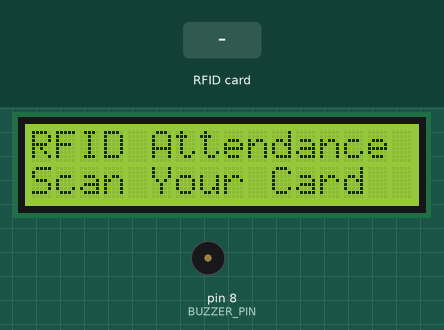
Simulated run of this sketch. Board: Arduino Uno, built with avr-gcc and run on an emulated ATmega328P. Shown: 16×2 character LCD, buzzer (waves = sounding). The inputs (shaded band) are chosen by the test bench. What the sketch prints to the serial monitor is not drawn.

Above: at 1.3 s.
1.4 s: RFID card DE AD BE EF held to the reader
At 1.53 s:
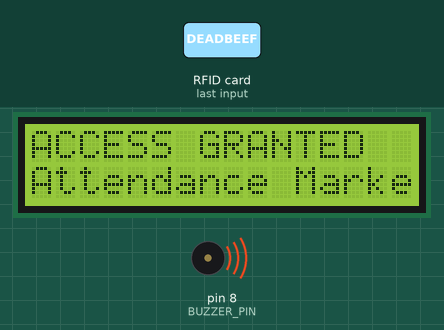
At 2.5 s:
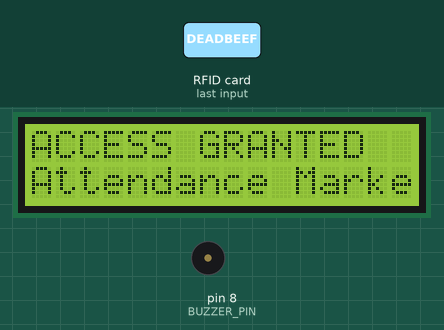
4.4 s: RFID card 5E 7A 19 C4 held to the reader
At 6.0 s:
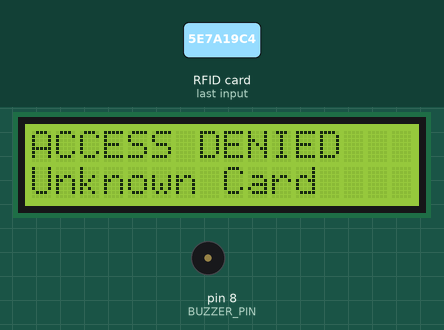
Timing chart, 0 to 7.5 s (numbered marks = the images above; inputs shaded):
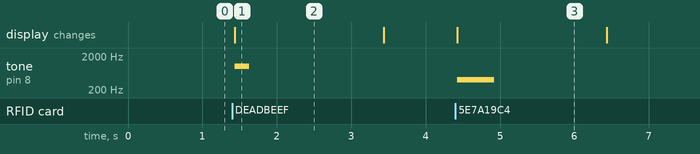

Measured:
- after the input at 1.4 s, tone on pin 8 (BUZZER_PIN): silent → 1000 Hz at once, → silent 0.20 s later; the display: changes at once (image 1)
- after the input at 4.4 s, tone on pin 8 (BUZZER_PIN): silent → 400 Hz at once, → silent 0.50 s later; the display: changes at once (image 3)
- what the display in image 1 shows lasts 2.0 s, from 1.4 s to 3.4 s

The sketch:

smart_rfid_attendance.ino
```cpp
#include <SPI.h>
#include <MFRC522.h>
#include <LiquidCrystal.h>

#define SS_PIN 10
#define RST_PIN 9
#define BUZZER_PIN 8

MFRC522 rfid(SS_PIN, RST_PIN);
LiquidCrystal lcd(2, 3, 4, 5, 6, 7);

// Replace this UID with your authorized RFID card UID.
byte authorizedUID[] = {0xDE, 0xAD, 0xBE, 0xEF};

void setup() {
  Serial.begin(9600);
  SPI.begin();
  rfid.PCD_Init();

  pinMode(BUZZER_PIN, OUTPUT);

  lcd.begin(16, 2);
  lcd.clear();
  lcd.print("RFID Attendance");
  lcd.setCursor(0, 1);
  lcd.print("Scan Your Card");

  Serial.println("RFID Attendance and Access System");
  Serial.println("Scan an RFID card...");
}

bool isAuthorized() {
  if (rfid.uid.size != 4) return false;

  for (byte i = 0; i < 4; i++) {
    if (rfid.uid.uidByte[i] != authorizedUID[i]) {
      return false;
    }
  }

  return true;
}

void printUID() {
  Serial.print("Card UID: ");

  for (byte i = 0; i < rfid.uid.size; i++) {
    if (rfid.uid.uidByte[i] < 0x10) {
      Serial.print("0");
    }

    Serial.print(rfid.uid.uidByte[i], HEX);

    if (i < rfid.uid.size - 1) {
      Serial.print(" ");
    }
  }

  Serial.println();
}

void loop() {

  if (!rfid.PICC_IsNewCardPresent()) {
    return;
  }

  if (!rfid.PICC_ReadCardSerial()) {
    return;
  }

  printUID();

  lcd.clear();

  if (isAuthorized()) {

    lcd.setCursor(0, 0);
    lcd.print("ACCESS GRANTED");

    lcd.setCursor(0, 1);
    lcd.print("Attendance Marked");

    Serial.println("Access Granted");
    Serial.println("Attendance Marked");

    tone(BUZZER_PIN, 1000, 200);

  } else {

    lcd.setCursor(0, 0);
    lcd.print("ACCESS DENIED");

    lcd.setCursor(0, 1);
    lcd.print("Unknown Card");

    Serial.println("Access Denied");
    Serial.println("Unknown Card");

    tone(BUZZER_PIN, 400, 500);
  }

  delay(2000);

  lcd.clear();
  lcd.print("RFID Attendance");
  lcd.setCursor(0, 1);
  lcd.print("Scan Your Card");

  rfid.PICC_HaltA();
  rfid.PCD_StopCrypto1();
}
```
